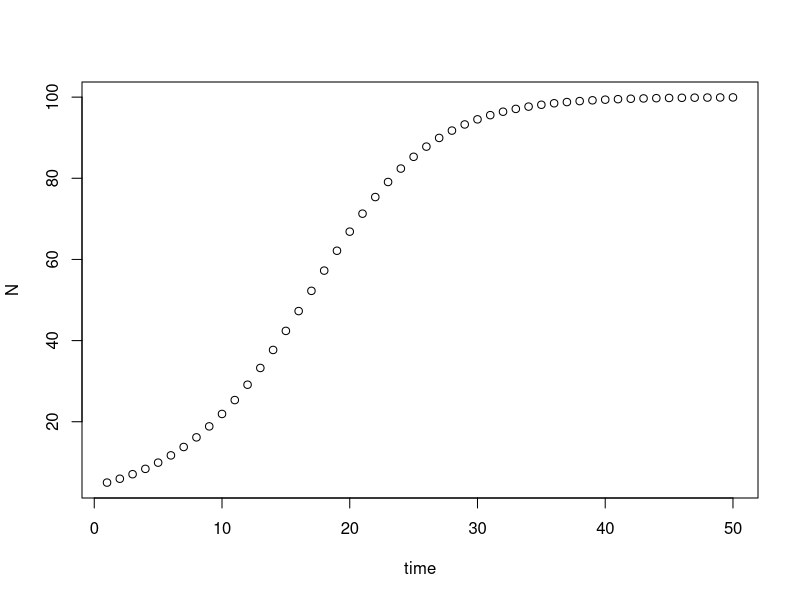
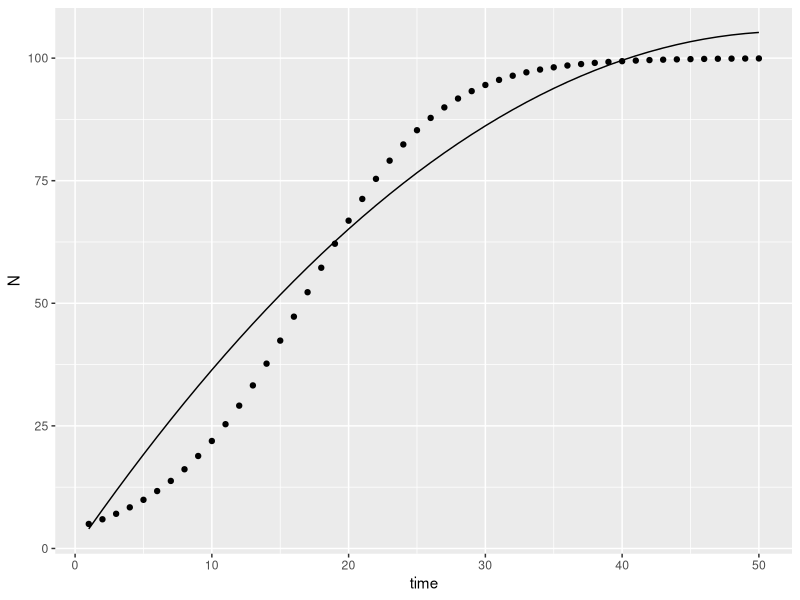

The R source for these figures, in order:
# Zoo955 HW 9 Ian Hart & Riley Book
require(ggplot2); require(car); require(nlme)


r = 0.2
K = 100
time = seq(1, 50)
N=array(dim=c(length(time), 1)); N[1]=5

for(i in 2:length(time)){
  N[i] = N[i-1] + r*N[i-1]*(1-N[i-1]/K)
}

#Q1
plot(time, N)

#Q2 played around with some values, they all look the same

d1 = cbind(time,N)
colnames(d1) = c('time', 'N')
d1 = data.frame(d1)


# N[i] = N[i-1] + r*N[i-1]*(1-N[i-1]/K)
test = nls(N~time+r*time*(1-time/K), algorithm = 'port',
           data=d1, start=c(r=0.2, K=100),
           lower = c(0.0000000001, 0.000000000001))
summary(test)

d1$pred = predict(test)


ggplot(d1, aes(time, N))+
  geom_point()+
  geom_line(data=d1,aes(x=time,y=pred))
